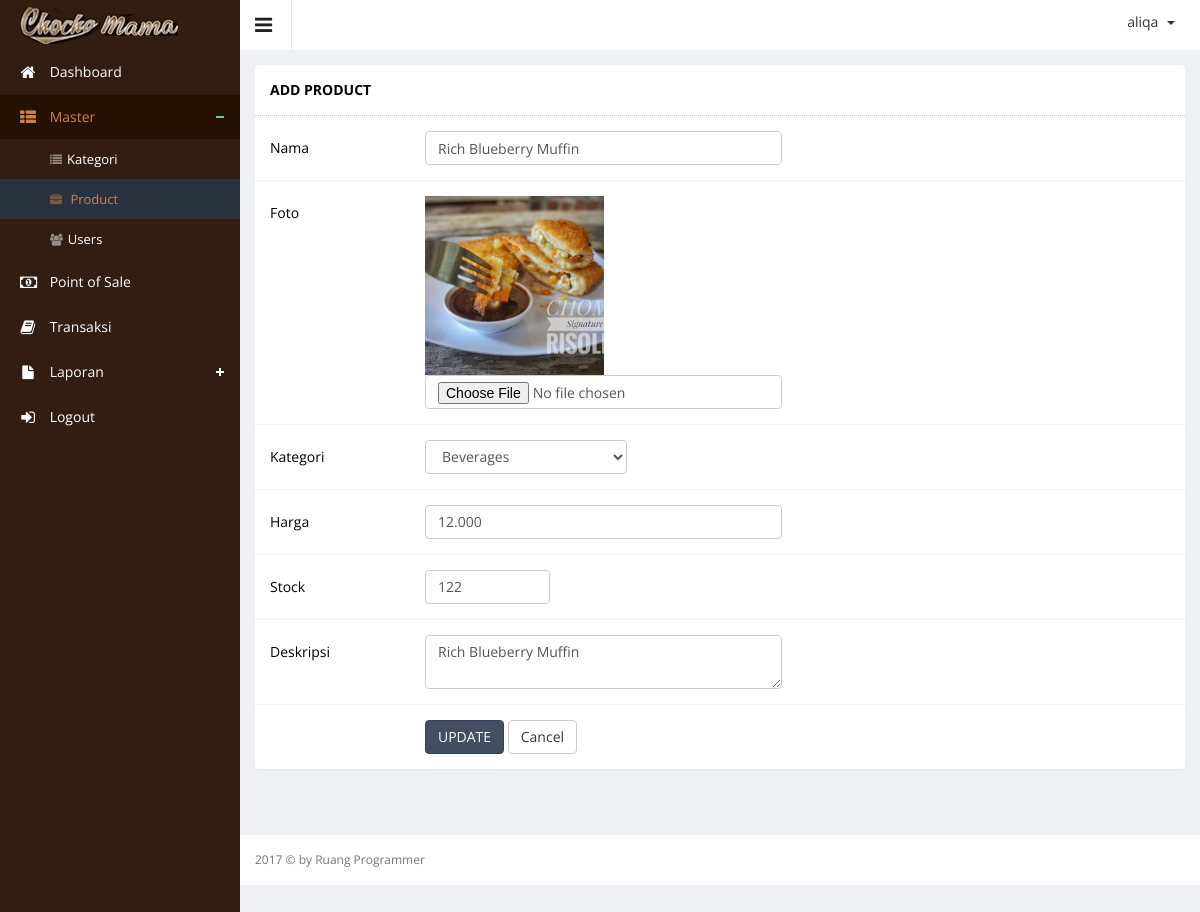
The app's page /index.php?hal=master/product/edit&id=44 (signed in) with its own data.
### tables this page shows
CREATE TABLE `product` (
  `product_id` int(10) UNSIGNED NOT NULL,
  `product_name` varchar(100) DEFAULT NULL,
  `product_price` int(11) DEFAULT NULL,
  `product_desc` text,
  `product_images` text,
  `product_stock` int(11) DEFAULT NULL,
  `product_date` datetime DEFAULT NULL,
  `category_id` int(11) DEFAULT NULL
);

### master/product/edit.php (the view, shortened to what this page needs)
<?php
$id = $_GET['id'];
$queryRowProduct = mysql_query("SELECT * FROM product where product_id = '".$id."'");
$rowProduct = mysql_fetch_array($queryRowProduct);
 ?>
        <div class="wrapper">
            <div class="row">
                <div class="col-lg-12">
                    <section class="panel">
                        <header class="panel-heading">
                           ADD PRODUCT
                        </header>
                        <div class="panel-body">
                            <div class=" form">
                                <form class="cmxform form-horizontal adminex-form" id="commentForm" method="POST" enctype="multipart/form-data"  action="">
                                    <div class="form-group ">
                                        <label for="cname" class="control-label col-lg-2" style="text-align: left;">Nama</label>
                                        <div class="col-lg-5">
                                            <input class=" form-control" id="cname" name="product_name" minlength="2" type="text" value="<?php echo $rowProduct['product_name']  ?>" required/>
                                        </div>
                                    </div>
                                    <div class="form-group ">
                                        <label for="cname" class="control-label col-lg-2" style="text-align: left;">Foto</label>
                                        <div class="col-lg-5">
                                            <img src="assets/images/product/<?php echo $rowProduct['product_images']; ?>" width="50%">
                                            <input class=" form-control" id="cname" name="product_images" minlength="2" type="file"/>
                                        </div>
                                    </div>
                                     <div class="form-group ">
                                        <label for="cemail" class="control-label col-lg-2" style="text-align: left;">Kategori</label>
                                        <div class="col-lg-3">
                                            <select name="product_category" class="form-control " >
                                            <?php
                                              $queryCategory = mysql_query("SELECT * FROM category ORDER BY category_id DESC");
                                              while ($rowCategory  = mysql_fetch_array($queryCategory)) {
                                                if($rowProduct['category_id'] == $rowCategory['category_id']){
                                            ?>
                                                <option value="<?php echo $rowCategory['category_id']; ?>" selected><?php echo $rowCategory['category_name'] ?></option>
                                            <?php
                                                }else{
                                            ?>
                                                 <option value="<?php echo $rowCategory['category_id']; ?>"><?php echo $rowCategory['category_name'] ?></option>
                                            <?php }
                                            } ?>
                                            </select>
                                        </div>
                                    </div>
                                    <div class="form-group ">
                                        <label for="cemail" class="control-label col-lg-2" style="text-align: left;">Harga </label>
                                        <div class="col-lg-5">
                                            <input class="form-control " id="tanpa-rupiah" type="text" name="product_price" value="<?php echo number_format($rowProduct['product_price'], 0, ',', '.');  ?>" required />
                                        </div>
                                    </div>
                                    <div class="form-group ">
                                        <label for="curl" class="control-label col-lg-2" style="text-align: left;">Stock</label>
                                        <div class="col-lg-2">
                                            <input class="form-control " id="tanpa-rupiah" type="text" name="product_stock" value="<?php echo $rowProduct['product_stock']; ?>" />
                                        </div>
                                    </div>
                                    <div class="form-group ">
                                        <label for="ccomment" class="control-label col-lg-2" style="text-align: left;">Deskripsi</label>
                                        <div class="col-lg-5">
                                            <textarea class="form-control " id="ccomment" name="product_desc" required><?php echo $rowProduct['product_desc']; ?></textarea>
                                        </div>
                                    </div>
                                    <div class="form-group">
                                        <div class="col-lg-offset-2 col-lg-5">
                                            <button class="btn btn-primary" type="submit" name="ubah">UPDATE</button>
                                            <a href="?hal=master/product/list">
                                            <button class="btn btn-default" type="button">Cancel</button>
                                            </a>
                                        </div>
                                    </div>
                                </form>
                            </div>
                        </div>
                    </section>
                </div>
            </div>
        </div>

### records on screen
product: product_name "Rich Blueberry Muffin", product_images (picture), product_price "12.000", product_stock "122", product_desc "Rich Blueberry Muffin"

### other values on screen
$_SESSION['username'] "aliqa"
form field product_category "Beverages"
